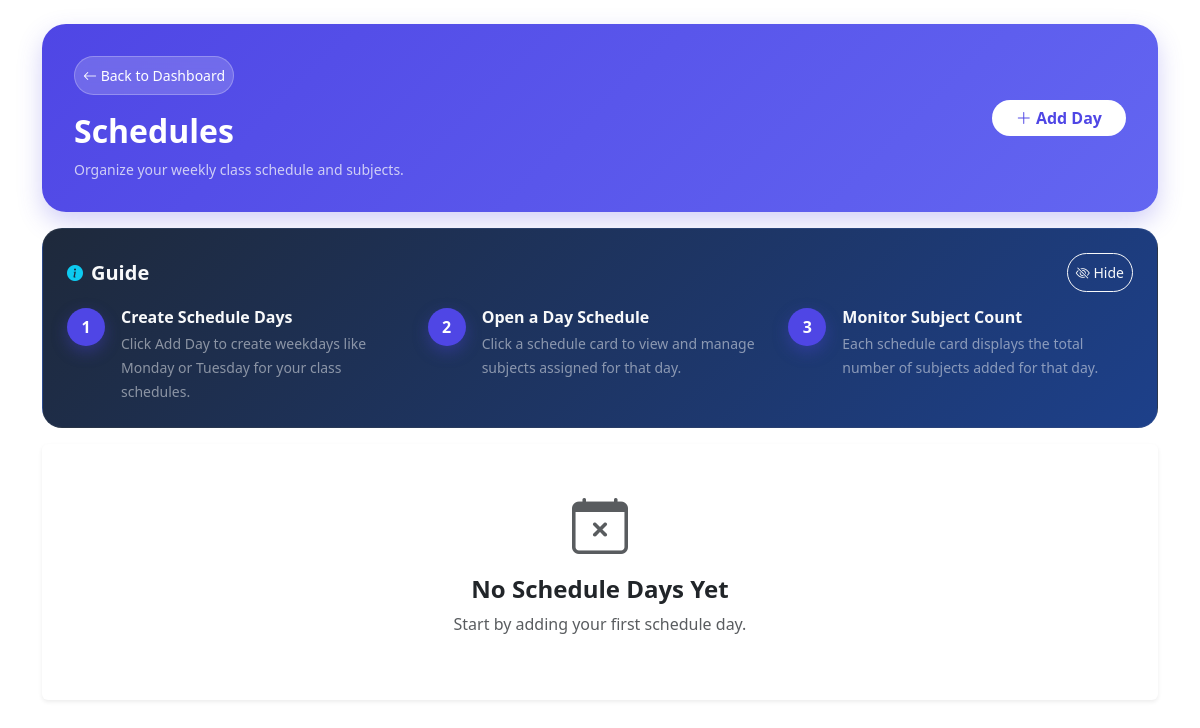
Before: /dashboard/schedules.php (signed in) with the older database file.
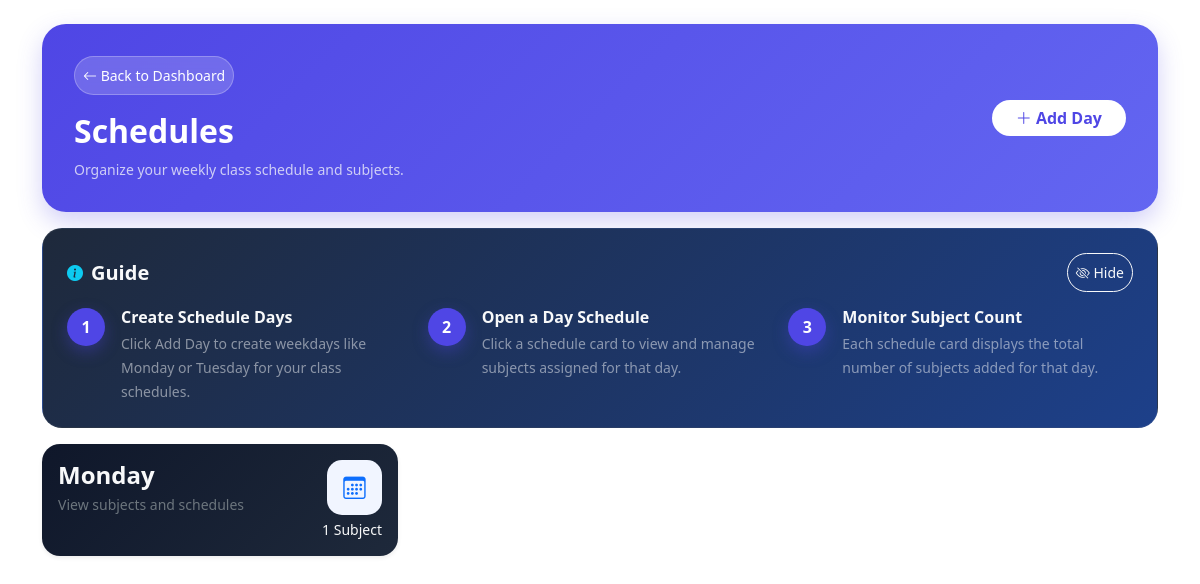
After: the same page with the newer database file.
### tables this page shows
CREATE TABLE `schedule_days` (
  `id` int(11) NOT NULL,
  `user_id` int(11) NOT NULL,
  `day_name` varchar(20) NOT NULL
);

### dashboard/process_schedules.php (called while the page is built, shortened)
<?php
require '../includes/db.php';
$user_id = $_SESSION['user']['id'];
$stmt = $conn->prepare("
    SELECT
        schedule_days.*,
        COUNT(schedules.id) AS subject_count
    FROM schedule_days
    LEFT JOIN schedules
        ON schedules.day_id = schedule_days.id
    WHERE schedule_days.user_id = ?
    GROUP BY schedule_days.id
    ORDER BY FIELD(schedule_days.day_name,
        'Monday',
        'Tuesday',
        'Wednesday',
        'Thursday',
        'Friday',
        'Saturday',
        'Sunday'
    )
");
$stmt->bind_param("i", $user_id);
$stmt->execute();
$days = $stmt->get_result();
?>

### dashboard/schedules.php (the view, shortened to what the changed rows need)
<?php
include 'process_schedules.php';
include '../includes/header.php';
?>
<link href="../assets/css/schedules.css" rel="stylesheet">
</head>
<body>
<div class="container py-4">
    <div class="welcome-card mb-3">
        <div class="row align-items-center g-4">
            <div class="col-12 col-lg-8">
                <h2 class="fw-bold text-white mb-2 lh-sm">
                    Schedules
                </h2>
            </div>
        </div>
    </div>
    <div class="row g-4">
        <?php if ($days->num_rows > 0): ?>
            <?php while ($day = $days->fetch_assoc()): ?>
                <div class="col-12 col-md-6 col-lg-4">
                    <a href="day_schedule.php?id=<?= $day['id']; ?>"
                       class="text-decoration-none">
                        <div class="card shadow-sm border-0 h-100 schedule-card">
                            <div class="card-body">
                                <div class="d-flex justify-content-between align-items-center">
                                    <div>
                                        <h4 class="fw-bold text-light mb-1">
                                            <?= htmlspecialchars($day['day_name']); ?>
                                        </h4>
                                        <p class=" text-secondary small mb-0">
                                            View subjects and schedules
                                        </p>
                                    </div>
                                    <div class="schedule-icon">
                                        <i class="bi bi-calendar3"></i>
                                    </div>
                                </div>
                                <p class="text-light small text-end mt-1 mb-0">
                                    <?= $day['subject_count']; ?> Subject<?= $day['subject_count'] != 1 ? 's' : ''; ?>
                                </p>
                            </div>
                        </div>
                    </a>
                </div>
            <?php endwhile; ?>
        <?php else: ?>
            <div class="col-12">
                <div class="card border-0 shadow-sm">
                    <div class="card-body text-center py-5">
                        <i class="bi bi-calendar-x display-4 text-muted"></i>
                        <h4 class="fw-bold mt-3">
                            No Schedule Days Yet
                        </h4>
                        <p class="text-muted">
                            Start by adding your first schedule day.
                        </p>
                    </div>
                </div>
            </div>
        <?php endif; ?>
    </div>
</div>
</body>
</html>

Changed rows visible on the page:
added schedule_days: day_name "Monday", subject_count "1"
Other visible differences:
text no longer shown: "No Schedule Days Yet Start by adding your first schedule day."
